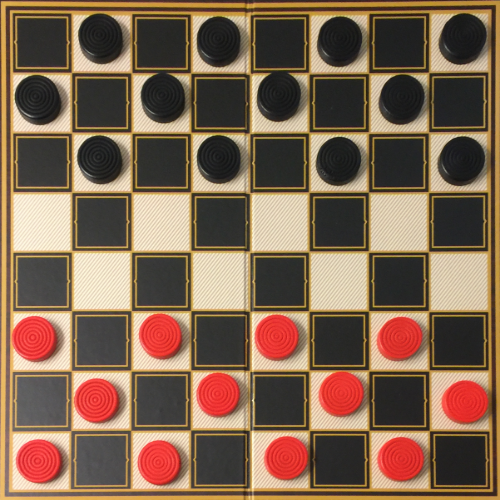
#> input picture board.png, 500 x 500 px
$ python createBoardGrid.py   (older library calls are emulated)
#> lines starting #> are read from the running program, lines starting #| are printed output that depends on the picture; after the words box and inside, x2 and y2 are one past the last pixel; in counts of white or black regions, pixels touching at a corner belong together
import PIL.Image
import cv2  # For Sobel etc
import glob
import numpy as np
import matplotlib.pyplot as plt
from matplotlib.pyplot import figure, imshow, axis

np.set_printoptions(suppress=True, linewidth=200)  # Better printing of arrays
plt.rcParams['image.cmap'] = 'jet'  # Default colormap is jet

def getSaddle(gray_img):
    img = gray_img.astype(np.float64)
    gx = cv2.Sobel(img, cv2.CV_64F, 1, 0)
    gy = cv2.Sobel(img, cv2.CV_64F, 0, 1)
    gxx = cv2.Sobel(gx, cv2.CV_64F, 1, 0)
    gyy = cv2.Sobel(gy, cv2.CV_64F, 0, 1)
    gxy = cv2.Sobel(gx, cv2.CV_64F, 0, 1)

    S = gxx * gyy - gxy ** 2
    return S


def nonmax_sup(img, win=10):
    w, h = img.shape
    img_sup = np.zeros_like(img, dtype=np.float64)
    for i, j in np.argwhere(img):
        # Get neigborhood
        ta = max(0, i - win)
        tb = min(w, i + win + 1)
        tc = max(0, j - win)
        td = min(h, j + win + 1)
        cell = img[ta:tb, tc:td]
        val = img[i, j]
        if np.sum(cell.max() == cell) > 1:
            print(cell.argmax())
        if cell.max() == val:
            img_sup[i, j] = val
    return img_sup


def pruneSaddle(s):
    thresh = 128
    score = (s > 0).sum()
    while (score > 10000):
        thresh = thresh * 2
        s[s < thresh] = 0
        score = (s > 0).sum()


# [10 lines left out: function getMinSaddleDist, not called in this run]


# Contour

def simplifyContours(contours):
    for i in range(len(contours)):
        # Approximate contour and update in place
        contours[i] = cv2.approxPolyDP(contours[i], 0.04 * cv2.arcLength(contours[i], True), True)


# [106 lines left out: functions is_square, getAngle, getContourVals, pruneContours, not called in this run]


def getContours(img, edges, iters=10):
    # Morphological Gradient to get internal squares of canny edges.
    kernel = cv2.getStructuringElement(cv2.MORPH_ELLIPSE, (3, 3))
    edges_gradient = cv2.morphologyEx(edges, cv2.MORPH_GRADIENT, kernel)
    _, contours, hierarchy = cv2.findContours(edges_gradient, cv2.RETR_CCOMP, cv2.CHAIN_APPROX_SIMPLE)

    simplifyContours(contours)

    return np.array(contours), hierarchy[0]


# Corners

# [122 lines left out: functions updateCorners, getIdentityGrid, getCheckersGrid, findGoodPoints, getInitCheckersGrid, makeCheckersGrid and 3 more, not called in this run]


def loadImage(filepath):
    img_orig = PIL.Image.open(filepath)
    img_width, img_height = img_orig.size

    # Resize
    aspect_ratio = min(500.0 / img_width, 500.0 / img_height)
    new_width, new_height = ((np.array(img_orig.size) * aspect_ratio)).astype(int)
    img = img_orig.resize((new_width, new_height), resample=PIL.Image.BILINEAR)
    img = img.convert('L')  # grayscale
    img = np.array(img)

    return img


def findCheckerBoard(img, min_pts_needed=15, max_pts_needed=25):
    blur_img = cv2.blur(img, (3, 3))  # Blur it
    saddle = getSaddle(blur_img)
    saddle = -saddle
    saddle[saddle < 0] = 0
    pruneSaddle(saddle)
    s2 = nonmax_sup(saddle)
    s2[s2 < 100000] = 0
    spts = np.argwhere(s2)

    edges = cv2.Canny(img, 20, 250)
    contours_all, hierarchy = getContours(img, edges)
    contours, hierarchy = pruneContours(contours_all, hierarchy, saddle)

    curr_num_good = 0
    curr_grid_next = None
    curr_grid_good = None
    curr_M = None

    for cnt_i in range(len(contours)):
        # print ("On Contour %d" % cnt_i)
        cnt = contours[cnt_i].squeeze()
        grid_curr, ideal_grid, M = getInitCheckersGrid(cnt)

        for grid_i in range(7):
            grid_curr, ideal_grid, _ = makeCheckersGrid(M, N=(grid_i + 1))
            grid_next, grid_good = findGoodPoints(grid_curr, spts)
            num_good = np.sum(grid_good)
            if num_good < 4:
                M = None
                break
            M, _ = generateNewBestFit(ideal_grid, grid_next, grid_good)
            # Check that a valid and reasonable M was returned
            if M is None or np.abs(M[0, 0] / M[1, 1]) > 15 or np.abs(M[1, 1] / M[0, 0]) > 15:
                #             if M is None:
                M = None
                break
        if M is None:
            continue
        elif num_good > curr_num_good:
            curr_num_good = num_good
            curr_grid_next = grid_next
            curr_grid_good = grid_good
            curr_M = M

        # If we found something with more than max needed, good enough to stop here
        if num_good > max_pts_needed:
            break


    # If we found something
    if curr_num_good > min_pts_needed:
        final_ideal_grid = getIdentityGrid(2 + 2 * 7) - 7
        return curr_M, final_ideal_grid, curr_grid_next, curr_grid_good, spts
    else:
        return None, None, None, None, None


# [54 lines left out: functions getUnwarpedPoints, getBoardOutline, processSingle, not called in this run]


def main():
    filenames = glob.glob('board.png')
    filenames = sorted(filenames)
    print("Files: %s" % filenames)
    fig = figure(figsize=(20, 20))
    n = len(filenames)
    if (n == 0):
        print("No files found.")
        return
    col = 4
    row = n / col
    if (n % col != 0):
        row += 1

    for i in range(n):
        filename = filenames[i]
        print("Processing %d/%d : %s" % (i + 1, n, filename))

        img = loadImage(filename)
#> in loadImage, img_orig is the input picture: PIL image 500x500 RGB; mean R, G, B 129.2, 102.4, 80.7
#> in loadImage, `img = img.convert('L')`:
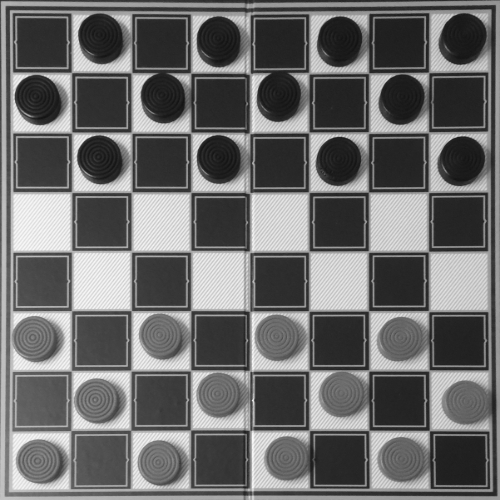
#> img: PIL image 500x500 L; min 19, max 249, mean 107.9
        M, ideal_grid, grid_next, grid_good, spts = findCheckerBoard(img)
#> in getSaddle, `gy = cv2.Sobel(img, cv2.CV_64F, 0, 1)`:
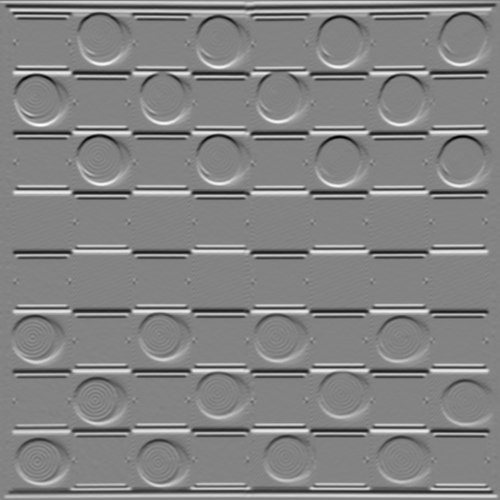
#> gy: shape (500, 500) float64; min -446, max 421, mean 1.4; drawn with min black and max white
#> in getSaddle, `S = gxx * gyy - gxy ** 2`:
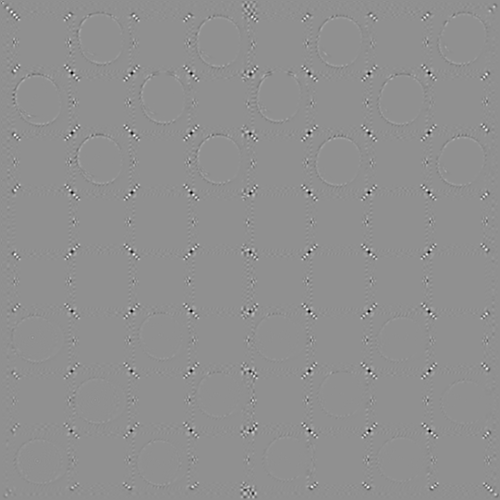
#> S: shape (500, 500) float64; min -1598380, max 1223780, mean 1; drawn with min black and max white
#> in findCheckerBoard, `saddle[saddle < 0] = 0`:
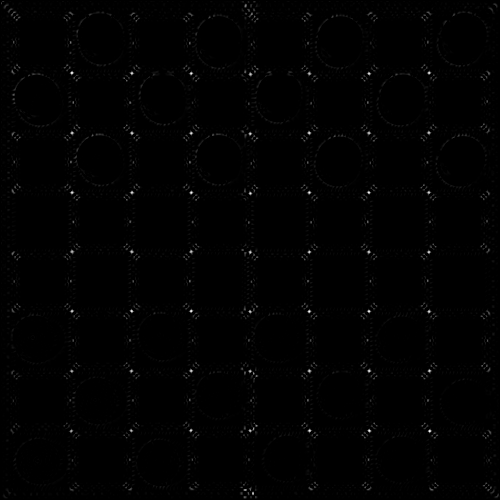
#> saddle: shape (500, 500) float64; min 0, max 1598380, mean 11273.8; drawn with min black and max white
#> in pruneSaddle, `score = (s > 0).sum()`: score = 134232
#> the loop in pruneSaddle, `while (score > 10000):` made 9 passes
#> (thresh, score) on passes 1 to 9: (256, 94233), (512, 83159), (1024, 73775), (2048, 64954), (4096, 55483), (8192, 43932), (16384, 31011), (32768, 18406), (65536, 9120)
#> after the loop in pruneSaddle, `while (score > 10000):`: thresh = 65536
#> the loop in nonmax_sup, `for i, j in np.argwhere(img):` made 9120 passes
#> (i, j, ta, tb, tc, td, val) on passes 1, 3, 4: (1, 2, 0, 12, 0, 13, 248964), (1, 211, 0, 12, 201, 222, 73812), (1, 242, 0, 12, 232, 253, 154080)
#> in findCheckerBoard, `s2[s2 < 100000] = 0`:
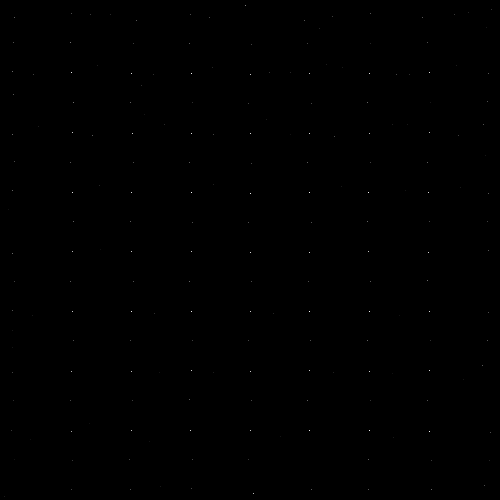
#> s2: shape (500, 500) float64; min 0, max 1598380, mean 502.1; drawn with min black and max white
#> in findCheckerBoard, `spts = np.argwhere(s2)`: spts = 202 pairs, first value 5 to 496, second value 4 to 491
#> in findCheckerBoard, `edges = cv2.Canny(img, 20, 250)`:
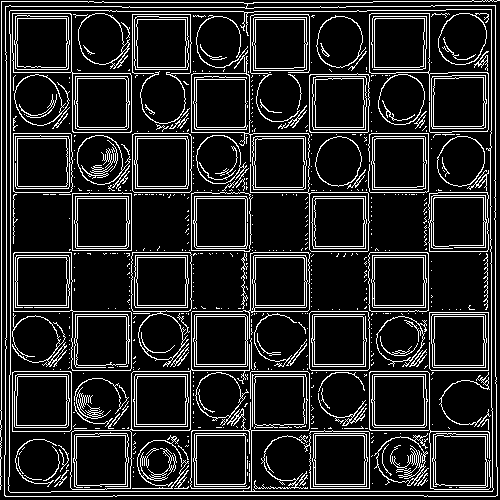
#> edges: shape (500, 500); 14.2% white in thin lines or dots
#> in getContours, `edges_gradient = cv2.morphologyEx(edges, cv2.MORPH_GRADIENT, kernel)`:
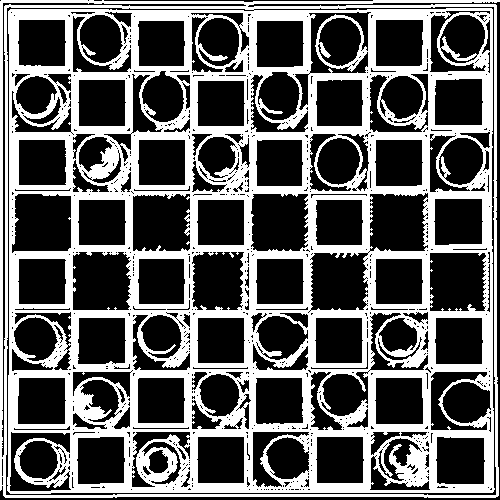
#> edges_gradient: shape (500, 500); 37.9% white; 1 white region
#> in getContours, `_, contours, hierarchy = cv2.findContours(edges_gradient, cv2.RETR_CCO..`: contours = 1119 contours, 906 with area under 20; largest, box (x1, y1, x2, y2) and area: (0, 0, 500, 498) 245365, (5, 6, 497, 496) 4320, (11, 193, 72, 254) 3240, (72, 251, 132, 311) 3227, (429, 252, 487, 312) 3165
#> after the loop in simplifyContours, `for i in range(len(contours)):`: contours = 1119 contours, 940 with area under 20; largest, box (x1, y1, x2, y2) and area: (0, 0, 500, 498) 244410, (6, 6, 497, 496) 4368, (369, 192, 429, 252) 3251, (429, 252, 486, 312) 3191, (132, 193, 191, 252) 3138

        # View
        if M is not None:
            M, _ = generateNewBestFit((ideal_grid + 8) * 32, grid_next, grid_good)  # generate mapping for warping image
            img_warp = cv2.warpPerspective(img, M, (17 * 32, 17 * 32), flags=cv2.WARP_INVERSE_MAP)

            best_lines_x, best_lines_y = getBestLines(img_warp)
            xy_unwarp = getUnwarpedPoints(best_lines_x, best_lines_y, M)
            board_outline_unwarp = getBoardOutline(best_lines_x, best_lines_y, M)

            a = fig.add_subplot(row, col, i + 1)

            axs = plt.axis()
            imshow(img, cmap='Greys_r');
            axs = plt.axis()
            plt.plot(xy_unwarp[:, 0], xy_unwarp[:, 1], 'r.', )
            plt.plot(board_outline_unwarp[:, 0], board_outline_unwarp[:, 1], 'ro-', markersize=5, linewidth=3)
            plt.axis(axs)
            plt.title("%s :  N matches=%d" % (filename, np.sum(grid_good)))
            axis('off')
            print("    N good pts %d" % np.sum(grid_good))

        else:
            a = fig.add_subplot(row, col, i + 1)
            imshow(img, cmap='Greys_r');
            plt.title("%s : Fail" % (filename))
            axis('off')
            print("    Fail")

    plt.savefig('result.png', bbox_inches='tight')
    plt.show()


if __name__ == '__main__':
    print("Start")
#> (the run stopped early here; a loop or call above may not have finished)

$ run again, with checkers/board1/IMG_4071.JPG saved as board.png
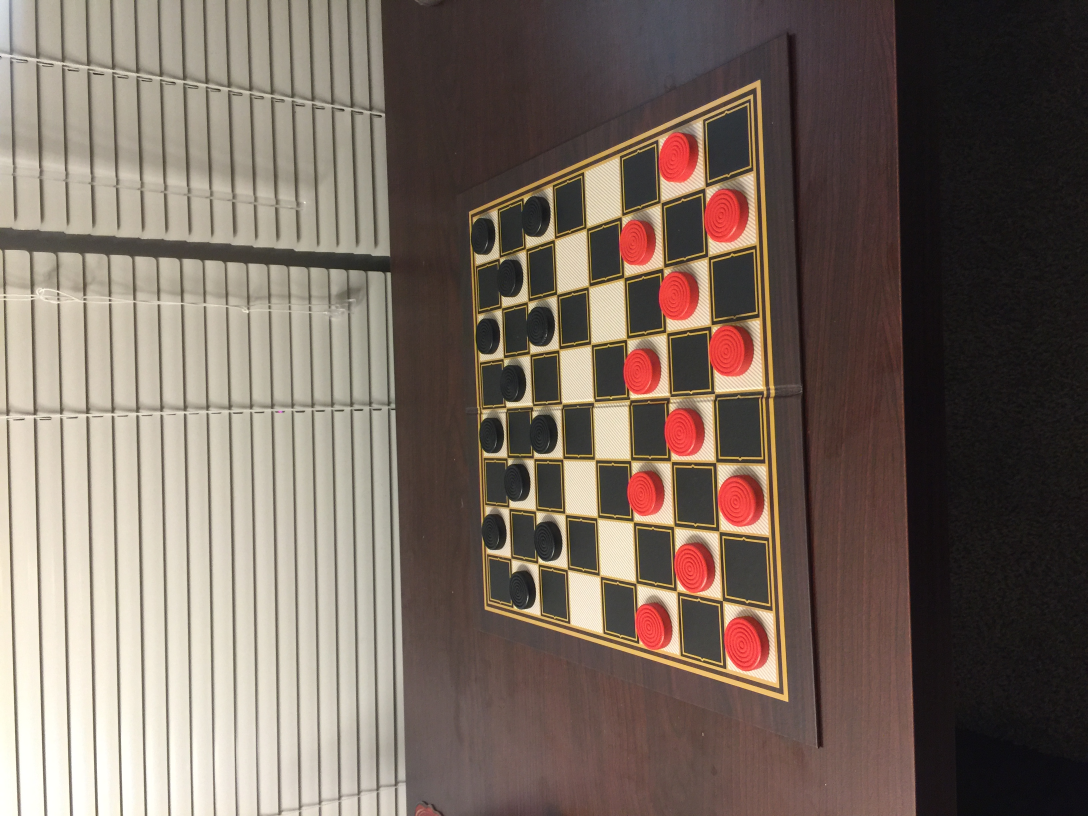
#> input picture checkers/board1/IMG_4071.JPG, 3264 x 2448 px (shown at 1/3 size)
#> in loadImage, img_orig is the input picture: PIL image 3264x2448 RGB; mean R, G, B 120.2, 106.4, 96.5
#> in pruneSaddle, `score = (s > 0).sum()`: score = 99560
#> the loop in pruneSaddle, `while (score > 10000):` made 8 passes
#> (thresh, score) on passes 1 to 8: (256, 62624), (512, 50959), (1024, 42001), (2048, 34573), (4096, 27039), (8192, 19031), (16384, 12686), (32768, 8730)
#> after the loop in pruneSaddle, `while (score > 10000):`: thresh = 32768
#> the loop in nonmax_sup, `for i, j in np.argwhere(img):` made 8730 passes
#> (i, j, ta, tb, tc, td, val) on passes 1 to 3: (10, 142, 0, 21, 132, 153, 37416), (12, 51, 2, 23, 41, 62, 37908), (17, 62, 7, 28, 52, 73, 32836)
#> s2: shape (375, 500) float64; min 0, max 1853220, mean 551.9
#> spts = 139 pairs, first value 26 to 372, second value 1 to 358
#> in findCheckerBoard, `edges = cv2.Canny(img, 20, 250)`:
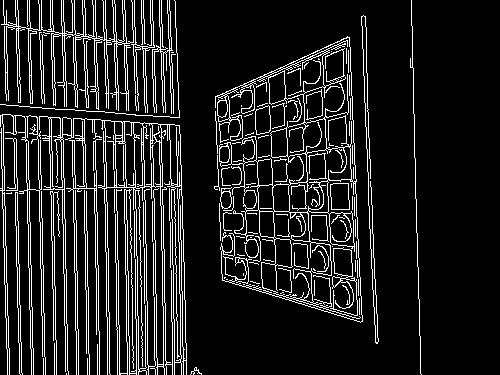
#> edges: shape (375, 500); 12.2% white in thin lines or dots, all inside (x1, y1, x2, y2) = (0, 0, 422, 375)
#> in getContours, `edges_gradient = cv2.morphologyEx(edges, cv2.MORPH_GRADIENT, kernel)`:
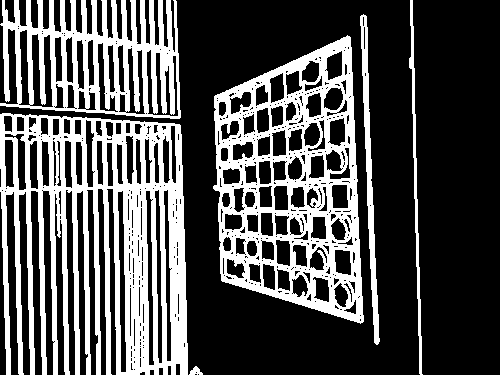
#> edges_gradient: shape (375, 500); 31.8% white; 6 white regions
#> in getContours, `_, contours, hierarchy = cv2.findContours(edges_gradient, cv2.RETR_CCO..`: contours = 566 contours, 397 with area under 20; largest, box (x1, y1, x2, y2) and area: (0, 113, 188, 375) 33394, (213, 35, 364, 324) 32894, (0, 0, 181, 119) 15399, (360, 14, 380, 345) 1582, (29, 33, 54, 108) 1086
#> after the loop in simplifyContours, `for i in range(len(contours)):`: contours = 566 contours, 432 with area under 20; largest, box (x1, y1, x2, y2) and area: (214, 35, 361, 324) 32146, (0, 0, 181, 118) 19582, (147, 49, 178, 117) 923, (29, 34, 53, 108) 842, (125, 47, 145, 115) 624

$ run again, with checkers/board1/IMG_4072.JPG saved as board.png
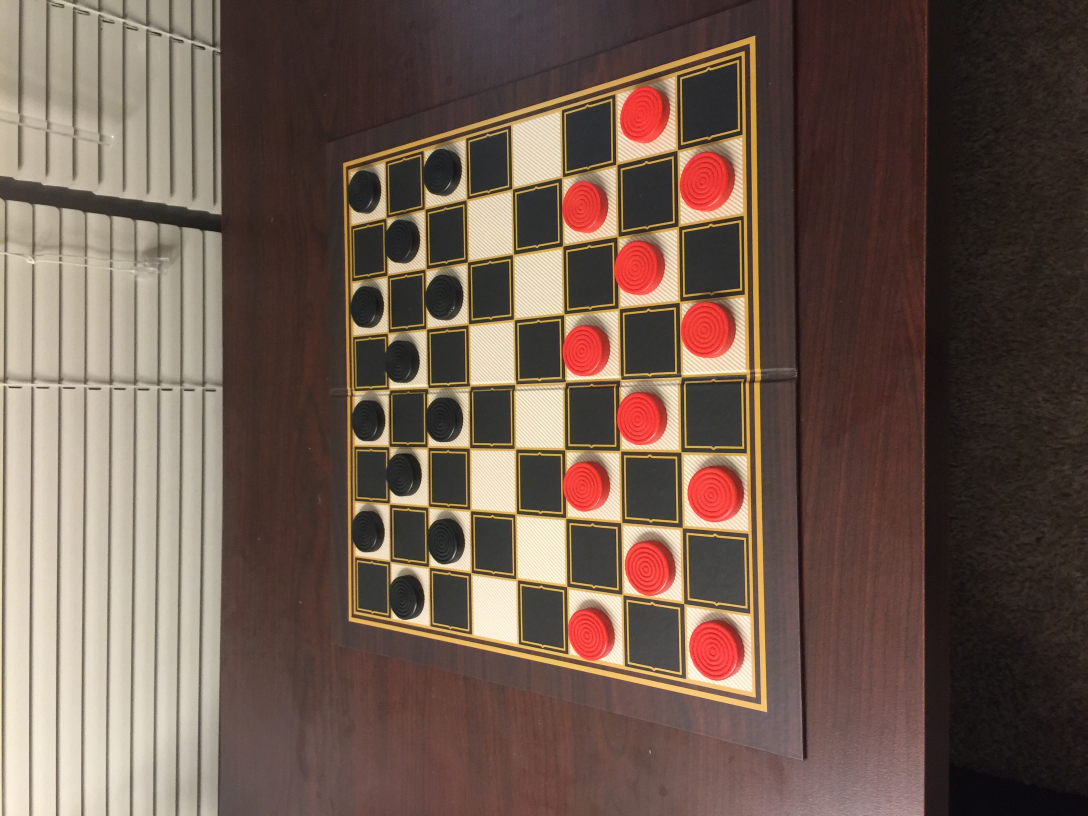
#> input picture checkers/board1/IMG_4072.JPG, 3264 x 2448 px (shown at 1/3 size)
#> in loadImage, img_orig is the input picture: PIL image 3264x2448 RGB; mean R, G, B 110.8, 90.7, 79.1
#> in pruneSaddle, `score = (s > 0).sum()`: score = 100663
#> the loop in pruneSaddle, `while (score > 10000):` made 8 passes
#> (thresh, score) on passes 1 to 8: (256, 63882), (512, 51108), (1024, 39854), (2048, 30725), (4096, 23329), (8192, 16985), (16384, 11952), (32768, 8481)
#> after the loop in pruneSaddle, `while (score > 10000):`: thresh = 32768
#> the loop in nonmax_sup, `for i, j in np.argwhere(img):` made 8481 passes
#> (i, j, ta, tb, tc, td, val) on passes 1, 3, 4: (1, 27, 0, 12, 17, 38, 32920), (1, 30, 0, 12, 20, 41, 125596), (1, 31, 0, 12, 21, 42, 152884)
#> s2: shape (375, 500) float64; min 0, max 2103588, mean 599.8
#> spts = 130 pairs, first value 2 to 320, second value 2 to 348
#> in findCheckerBoard, `edges = cv2.Canny(img, 20, 250)`:
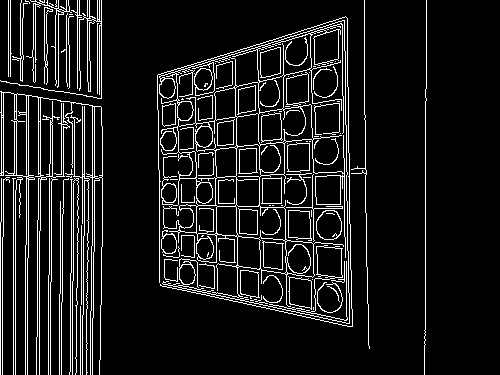
#> edges: shape (375, 500); 9.8% white in thin lines or dots, all inside (x1, y1, x2, y2) = (0, 0, 427, 375)
#> in getContours, `edges_gradient = cv2.morphologyEx(edges, cv2.MORPH_GRADIENT, kernel)`:
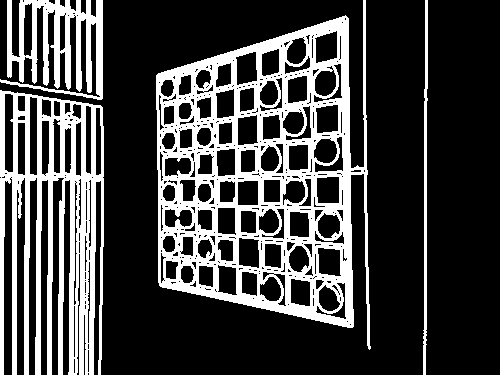
#> edges_gradient: shape (375, 500); 26% white; 4 white regions
#> in getContours, `_, contours, hierarchy = cv2.findContours(edges_gradient, cv2.RETR_CCO..`: contours = 463 contours, 313 with area under 20; largest, box (x1, y1, x2, y2) and area: (156, 0, 371, 350) 51265, (0, 90, 104, 375) 17859, (0, 0, 103, 100) 4760, (423, 0, 428, 375) 748, (4, 93, 14, 173) 694
#> after the loop in simplifyContours, `for i in range(len(contours)):`: contours = 463 contours, 345 with area under 20; largest, box (x1, y1, x2, y2) and area: (156, 0, 371, 349) 52964, (7, 0, 103, 100) 4702, (4, 93, 14, 173) 614, (235, 51, 258, 86) 581, (314, 30, 338, 64) 570
